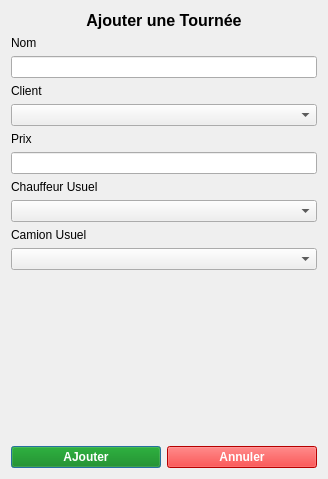
<?xml version="1.0" encoding="UTF-8"?>
<ui version="4.0">
 <class>AddTournee</class>
 <widget class="QDialog" name="AddTournee">
  <property name="geometry">
   <rect>
    <x>0</x>
    <y>0</y>
    <width>328</width>
    <height>479</height>
   </rect>
  </property>
  <property name="sizePolicy">
   <sizepolicy hsizetype="Fixed" vsizetype="Fixed">
    <horstretch>0</horstretch>
    <verstretch>0</verstretch>
   </sizepolicy>
  </property>
  <property name="windowTitle">
   <string>Dialog</string>
  </property>
  <layout class="QVBoxLayout" name="verticalLayout">
   <item>
    <widget class="QLabel" name="label_3">
     <property name="font">
      <font>
       <pointsize>12</pointsize>
       <bold>true</bold>
      </font>
     </property>
     <property name="text">
      <string>Ajouter une Tournée</string>
     </property>
     <property name="alignment">
      <set>Qt::AlignCenter</set>
     </property>
    </widget>
   </item>
   <item>
    <widget class="QLabel" name="label">
     <property name="text">
      <string>Nom</string>
     </property>
    </widget>
   </item>
   <item>
    <widget class="QLineEdit" name="nameLine"/>
   </item>
   <item>
    <widget class="QLabel" name="label_7">
     <property name="text">
      <string>Client</string>
     </property>
    </widget>
   </item>
   <item>
    <widget class="QComboBox" name="clientCombo"/>
   </item>
   <item>
    <widget class="QLabel" name="label_2">
     <property name="text">
      <string>Prix</string>
     </property>
    </widget>
   </item>
   <item>
    <widget class="QLineEdit" name="priceLine"/>
   </item>
   <item>
    <widget class="QLabel" name="label_8">
     <property name="text">
      <string>Chauffeur Usuel</string>
     </property>
    </widget>
   </item>
   <item>
    <widget class="QComboBox" name="chauffCombo"/>
   </item>
   <item>
    <widget class="QLabel" name="label_6">
     <property name="text">
      <string>Camion Usuel</string>
     </property>
    </widget>
   </item>
   <item>
    <widget class="QComboBox" name="truckCombo"/>
   </item>
   <item>
    <spacer name="verticalSpacer">
     <property name="orientation">
      <enum>Qt::Vertical</enum>
     </property>
     <property name="sizeHint" stdset="0">
      <size>
       <width>20</width>
       <height>40</height>
      </size>
     </property>
    </spacer>
   </item>
   <item>
    <layout class="QHBoxLayout" name="horizontalLayout">
     <item>
      <widget class="QPushButton" name="addTourBtn">
       <property name="font">
        <font>
         <bold>true</bold>
        </font>
       </property>
       <property name="styleSheet">
        <string notr="true">QPushButton{
color:white;
background-color:green
}</string>
       </property>
       <property name="text">
        <string>AJouter</string>
       </property>
      </widget>
     </item>
     <item>
      <widget class="QPushButton" name="cancelBtn">
       <property name="font">
        <font>
         <bold>true</bold>
        </font>
       </property>
       <property name="styleSheet">
        <string notr="true">QPushButton{
color:white;
background-color:red;
}</string>
       </property>
       <property name="text">
        <string>Annuler</string>
       </property>
      </widget>
     </item>
    </layout>
   </item>
  </layout>
 </widget>
 <resources/>
 <connections/>
</ui>
